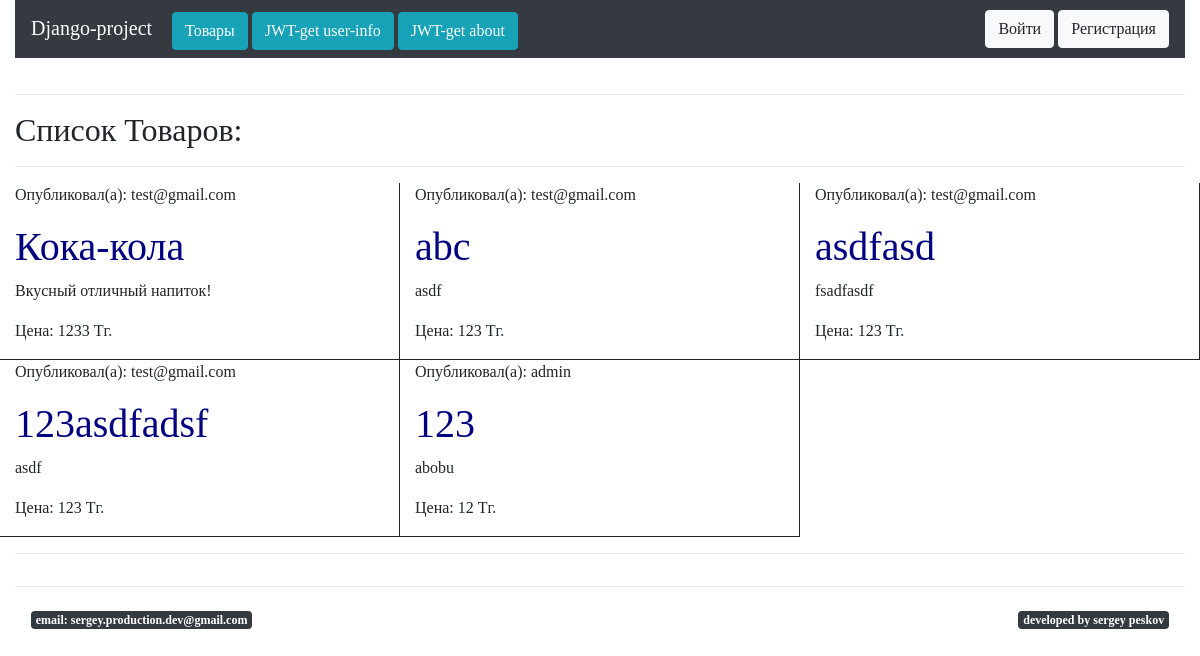
The page /product/ on the database as committed earlier.
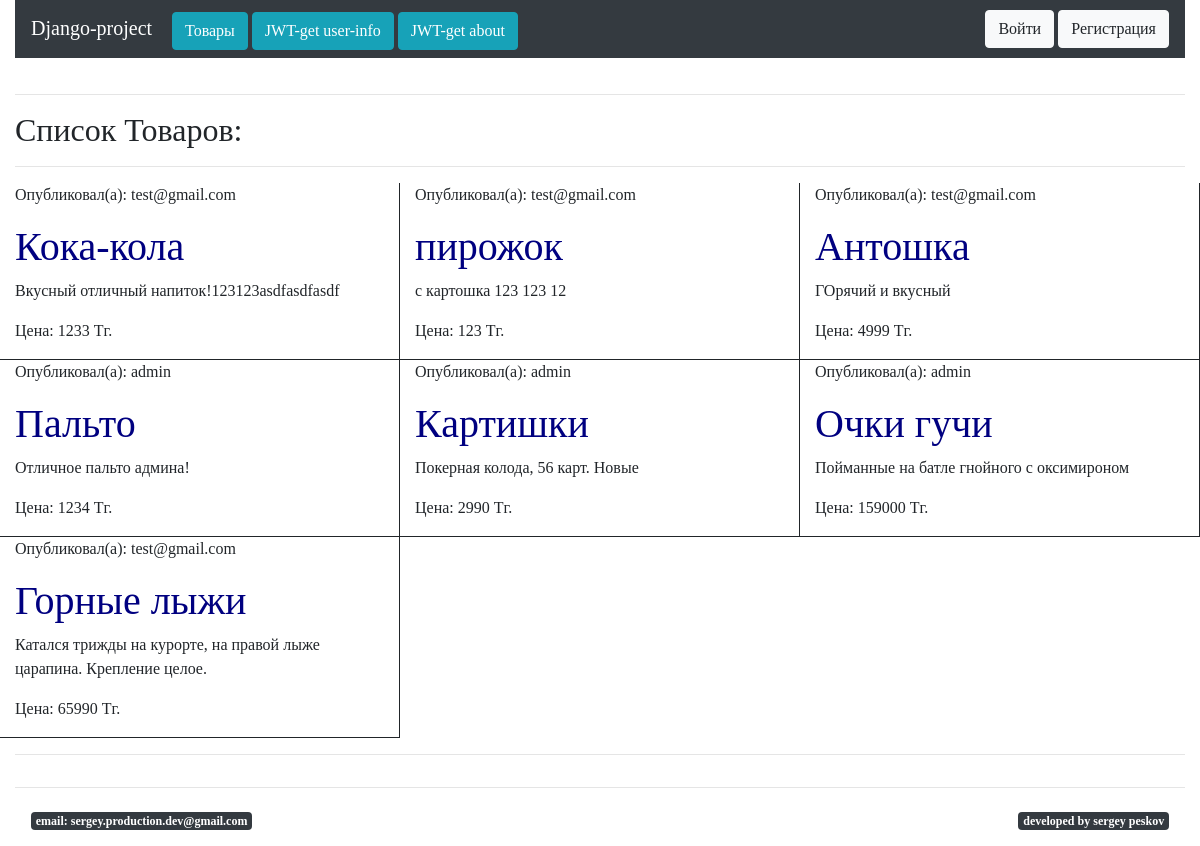
The same page on the database as committed later.
### firstapp/models.py (models this page shows)
class Product(models.Model):
    user_id = models.IntegerField()
    user_name = models.CharField(max_length=40)
    name = models.CharField(max_length=20)
    description = models.CharField(max_length=300)
    price = models.IntegerField()

### firstapp/views.py (the view)
# urls.py: path('', views.index),
def index(request):
    products = Product.objects.all()
    return render(request, "firstapp/index.html", {
        'products': products,
        'is_auth': request.session['jwtUser']['auth'],
        'user_id': request.session['jwtUser']['user_id'],
        })

### templates/firstapp/index.html (shortened to what this page needs)
{% extends "layouts/base2.html" %}
{% block content %}
<hr>
<h2>Список Товаров:</h2>
{% if products.count > 0 %}
<hr />
    <div class="row">
        {% for product in products %}
        <div class="col-4 product">
            <p>Опубликовал(а): {{ product.user_name }}</p>
            <h1>{{ product.name }}</h1>
            <p>{{ product.description }}</p>
            <p>Цена: {{ product.price }} Тг.</p>
        </div>
        {% endfor %}
    </div>
{% endif %}
<hr />
{% endblock content %}

Rows that differ between the two databases and show on the page:
removed Product: user_name "test@gmail.com", name "asdfasd", description "fsadfasdf", price "123"
removed Product: user_name "test@gmail.com", name "123asdfadsf", description "asdf", price "123"
removed Product: user_name "admin", name "123", description "abobu", price "12"
changed Product "Кока-кола": description "Вкусный отличный напиток!" → "Вкусный отличный напиток!123123asdfasdfasdf"
changed Product: name "abc" → "пирожок"; description "asdf" → "с картошка 123 123 12"
added Product: user_name "test@gmail.com", name "Антошка", description "ГОрячий и вкусный", price "4999"
added Product: user_name "admin", name "Пальто", description "Отличное пальто админа!", price "1234"
added Product: user_name "admin", name "Картишки", description "Покерная колода, 56 карт. Новые", price "2990"
added Product: user_name "admin", name "Очки гучи", description "Пойманные на батле гнойного с оксимироном", price "159000"
added Product: user_name "test@gmail.com", name "Горные лыжи", description "Катался трижды на курорте, на правой лыже царапина. Крепление целое.", price "65990"
